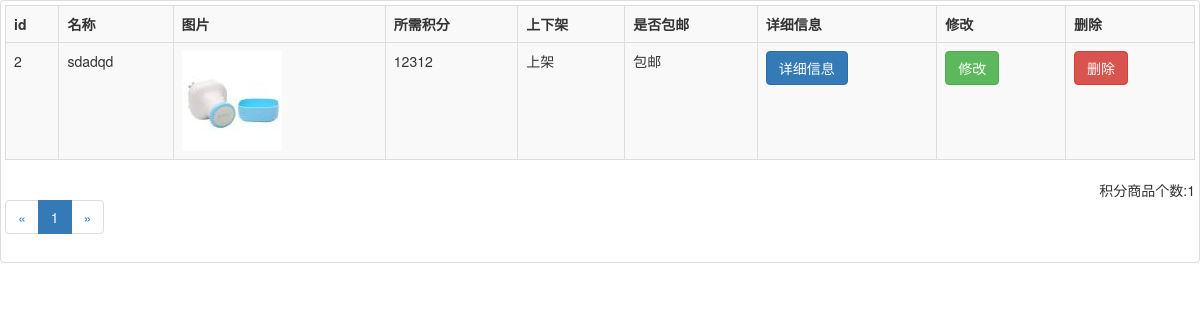
Screenshot of /mySite/admin/awardshop/select.php (signed in) with the database file from the repository.
### tables this page shows
CREATE TABLE `awardshop` (
  `id` int(10) UNSIGNED NOT NULL COMMENT 'id' AUTO_INCREMENT primary key,
  `name` varchar(50) NOT NULL COMMENT '商品名称',
  `intro` varchar(100) NOT NULL COMMENT '商品简介',
  `img` varchar(100) NOT NULL COMMENT '商品图片',
  `price` int(10) UNSIGNED NOT NULL COMMENT '所需积分',
  `salesVolume` int(10) UNSIGNED NOT NULL DEFAULT '0',
  `repertory` int(10) UNSIGNED NOT NULL,
  `goodsShelf` tinyint UNSIGNED NOT NULL,
  `mail` tinyint UNSIGNED NOT NULL,
  `award` int(10) UNSIGNED NOT NULL,
  `address` varchar(200) NOT NULL,
  `evaluate_id` int(10) UNSIGNED NOT NULL
);

### mySite/admin/awardshop/select.php (the view, shortened to what this page needs)
<?php
include "../../public/common/config.php";
include "../../public/common/Page.class.php";
$sql1="select count(*) from awardshop";
$smt1=$pdo->prepare($sql1);
$smt1->execute();
$sum=$smt1->fetchColumn();
$num=3;
$page=$_GET['page']?$_GET['page']:1;
$page=new Page($sum,$num,$page);
$sql="select * from awardshop order by id limit {$page->idx},{$page->num}";
$smt=$pdo->prepare($sql);
$smt->execute();
$rows=$smt->fetchAll();
 ?>
<!doctype html>
<html lang="en">
<head>
	<link rel="stylesheet" href="../../public/css/bootstrap.min.css">
	<link rel="stylesheet" href="../public/css/index.css">
</head>
<body>
	<div class="thumbnail">
        	<table class="table table-striped table-bordered table-hover">
				<tr>
					<th>id</th>
					<th>名称</th>
					<th>图片</th>
					<th>所需积分</th>
					<th>上下架</th>
					<th>是否包邮</th>
					<th>详细信息</th>
					<th>修改</th>
					<th>删除</th>
				</tr>
				<tr>
					<?php
					foreach($rows as $row){
						echo "<tr>";
						echo "<td>{$row['id']}</td>";
						echo "<td>{$row['name']}</td>";
						echo "<td><img src='/mySite/public/uploads/awardshop/th_".$row['img']."'/></td>";
						echo "<td>{$row['price']}</td>";
						echo $row['goodsShelf']?"<td>上架</td>":"<td>下架</td>";
						echo $row['mail']?"<td>包邮</td>":"<td>不包邮</td>";
						echo "<td><a href='info.php?id={$row['id']}' class='btn btn-primary'>详细信息</td>";
						echo "<td><a href='revamp.php?id={$row['id']}' class='btn btn-success'>修改</a></td>";
						echo "<td><a href='javascript:' class='btn btn-danger' num='{$row['id']}'>删除</a></td>";
						echo "</tr>";
					}
					 ?>
				</tr>
			</table>
			<p class="pull-right" id="sum">积分商品个数:<span><?php echo $sum; ?></span></p>
			<?php
				echo $page->show;
			 ?>
    </div>
</body>
</html>

### mySite/admin/public/css/index.css (style rules this page uses)
body { min-width: 500px; }

### rows the page displays
awardshop: id "2", name "sdadqd", img (picture), price "12312", goodsShelf "上架", mail "包邮"

### other values shown
$sum "1"
